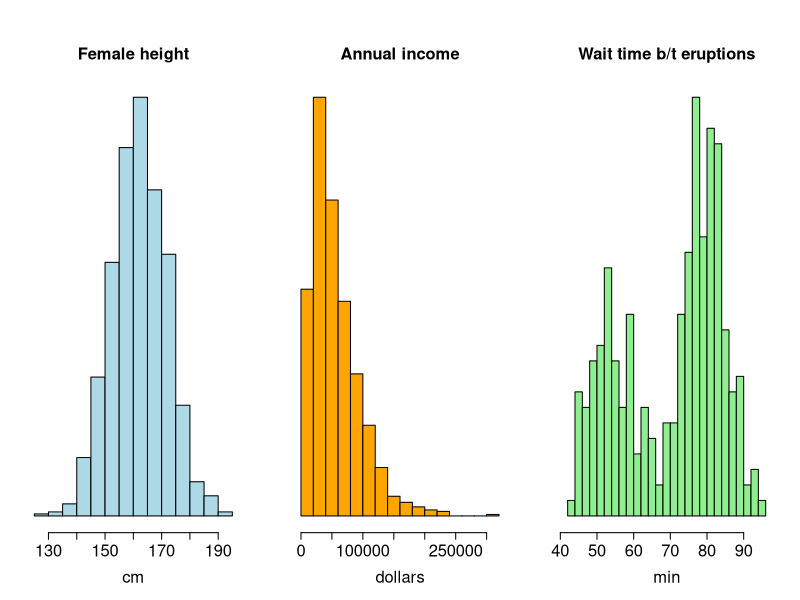
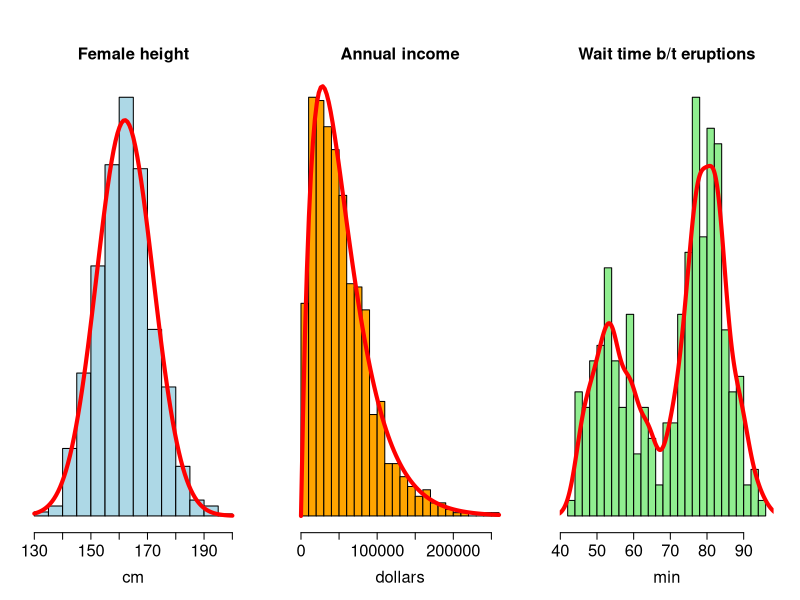
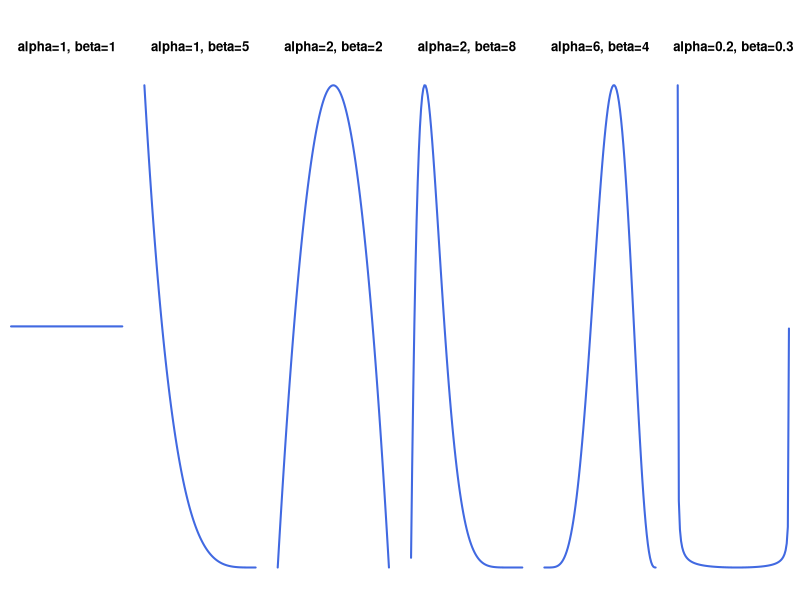

The R script that drew these images, in order:
## ---- chunk 1
#| code-fold: true
#| code-summary: "Show code"

par(mar=c(5.1,2,4.1,2),oma=c(0,0,2,0),mfrow=c(1,3))
hist(rnorm(n=1000,mean=162,sd=10),freq=F,
     ylab=NA,
     xlab='cm',
     main='Female height',
     yaxt='n',
     col='lightblue',
     #border='blue',lty='dashed',
     nclass=20,
     cex.lab=1.5,
     cex.axis=1.5,
     cex.main=1.5)

hist(rgamma(n=1000,shape = 2,scale = 28000),freq=F,
     xlab='dollars',
     ylab=NA,
     main='Annual income',
     #cex.main=2,
     yaxt='n',
     col='orange',
     #border='blue',lty='dashed',
     nclass=20,
     cex.lab=1.5,
     cex.axis=1.5,
     cex.main=1.5)

hist(faithful$waiting,xlab='min', main='Wait time b/t eruptions',probability=T, 
     col='lightgreen',nclass=20, yaxt='n', ylab=NA,
     cex.lab=1.5,
     cex.axis=1.5,
     cex.main=1.5)
## ---- chunk 2
#| code-fold: true
#| code-summary: "Show code"

par(mar=c(5.1,2,4.1,2),oma=c(0,0,2,0),mfrow=c(1,3))
hist(rnorm(n=1000,mean=162,sd=10),freq=F,
     ylab=NA,
     xlab='cm',
     main='Female height',
     yaxt='n',
     col='lightblue',
     #border='blue',lty='dashed',
     nclass=20,
     cex.lab=1.5,
     cex.axis=1.5,
     cex.main=1.5)
curve(dnorm(x,mean=162,sd=10),add=T,col='red',lwd=4)

hist(rgamma(n=1000,shape = 2,scale = 28000),freq=F,
     xlab='dollars',
     ylab=NA,
     main='Annual income',
     #cex.main=2,
     yaxt='n',
     col='orange',
     #border='blue',lty='dashed',
     nclass=20,
     cex.lab=1.5,
     cex.axis=1.5,
     cex.main=1.5)
curve(dgamma(x,shape = 2,scale=28000),add=T,col='red',lwd=4)

hist(faithful$waiting,xlab='min', main='Wait time b/t eruptions',probability=T, 
     col='lightgreen',nclass=20, yaxt='n', ylab=NA,
     cex.lab=1.5,
     cex.axis=1.5,
     cex.main=1.5)
dest = density(faithful$waiting,kernel = "gaussian",bw=2)
lines(dest, col = "red",lwd=4)
## ---- chunk 3
#| code-fold: true
#| code-summary: "Show code"
#| fig-width: 12
#| fig-height: 3

beta_shapes <- list(
     c(1, 1), c(1, 5), c(2, 2), c(2, 8), c(6, 4), c(0.2, 0.3)
)
beta_titles <- c(
     "alpha=1, beta=1", "alpha=1, beta=5", "alpha=2, beta=2",
     "alpha=2, beta=8", "alpha=6, beta=4", "alpha=0.2, beta=0.3"
)

par(mfrow = c(1, 6), mar = c(1, 0.5, 3, 0.5))
for (i in seq_along(beta_shapes)) {
     curve(
          dbeta(x, shape1 = beta_shapes[[i]][1], shape2 = beta_shapes[[i]][2]),
          from = 0.001, to = 0.999,
          col = "royalblue", lwd = 2,
          xlab = "", ylab = "", axes = FALSE,
          main = beta_titles[i]
     )
}
